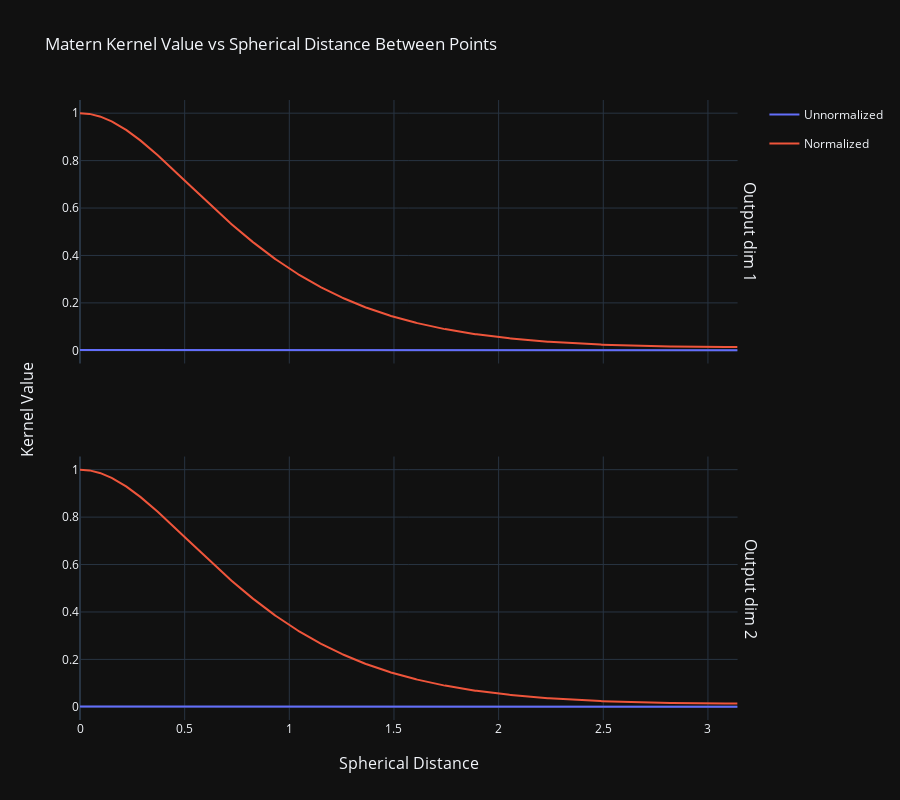

Notebook code cell kept with this figure:
### Code cell
colorway = pio.templates['plotly_dark'].layout.colorway

rows = BATCH_SHAPE[0]
fig = make_subplots(rows=rows, cols=1, row_titles=[f"Output dim {i}" for i in range(1, rows + 1)], shared_xaxes=True,
                    x_title="Spherical Distance", y_title="Kernel Value")

for row in range(rows):
    fig.add_trace(
        go.Scatter(
            x=spherical_distance, 
            y=k_unnormalized[row],
            name="Unnormalized",
            legendgroup="Unnormalized", 
            marker=dict(
                color=colorway[0],
            ),
            showlegend=row == 0, 
        ), 
        row=row + 1, col=1, 
    )
    fig.add_trace(
        go.Scatter(
            x=spherical_distance, 
            y=k_normalized[row],
            name="Normalized",
            legendgroup="Normalized",
            marker=dict(
                color=colorway[1],
            ),
            showlegend=row == 0,
        ), 
        row=row + 1, col=1, 
    )

fig.update_layout(
    title="Matern Kernel Value vs Spherical Distance Between Points", 
    height=400 * rows, 
)

fig.show()

### Figure 1 — Plotly figure (JSON) as saved in the notebook; plotly's stock layout.template omitted (floating-point values rounded to 4 significant figures; data arrays with more than 128 entries replaced by an {"elided": "..."} marker saying what was removed)
{"data": [{"legendgroup": "Unnormalized", "marker": {"color": "#636efa"}, "name": "Unnormalized", "showlegend": true, "type": "scatter", "x": {"elided": "500 float values"}, "xaxis": "x", "y": {"elided": "500 float values"}, "yaxis": "y"}, {"legendgroup": "Normalized", "marker": {"color": "#EF553B"}, "name": "Normalized", "showlegend": true, "type": "scatter", "x": {"elided": "500 float values"}, "xaxis": "x", "y": {"elided": "500 float values"}, "yaxis": "y"}, {"legendgroup": "Unnormalized", "marker": {"color": "#636efa"}, "name": "Unnormalized", "showlegend": false, "type": "scatter", "x": {"elided": "500 float values"}, "xaxis": "x2", "y": {"elided": "500 float values"}, "yaxis": "y2"}, {"legendgroup": "Normalized", "marker": {"color": "#EF553B"}, "name": "Normalized", "showlegend": false, "type": "scatter", "x": {"elided": "500 float values"}, "xaxis": "x2", "y": {"elided": "500 float values"}, "yaxis": "y2"}], "layout": {"annotations": [{"font": {"size": 16}, "showarrow": false, "text": "Output dim 1", "textangle": 90, "x": 0.98, "xanchor": "left", "xref": "paper", "y": 0.7875, "yanchor": "middle", "yref": "paper"}, {"font": {"size": 16}, "showarrow": false, "text": "Output dim 2", "textangle": 90, "x": 0.98, "xanchor": "left", "xref": "paper", "y": 0.2125, "yanchor": "middle", "yref": "paper"}, {"font": {"size": 16}, "showarrow": false, "text": "Spherical Distance", "x": 0.49, "xanchor": "center", "xref": "paper", "y": 0, "yanchor": "top", "yref": "paper", "yshift": -30}, {"font": {"size": 16}, "showarrow": false, "text": "Kernel Value", "textangle": -90, "x": 0, "xanchor": "right", "xref": "paper", "xshift": -40, "y": 0.5, "yanchor": "middle", "yref": "paper"}], "height": 800, "title": {"text": "Matern Kernel Value vs Spherical Distance Between Points"}, "xaxis": {"anchor": "y", "domain": [0, 0.98], "matches": "x2", "showticklabels": false}, "xaxis2": {"anchor": "y2", "domain": [0, 0.98]}, "yaxis": {"anchor": "x", "domain": [0.575, 1]}, "yaxis2": {"anchor": "x2", "domain": [0, 0.425]}}}
